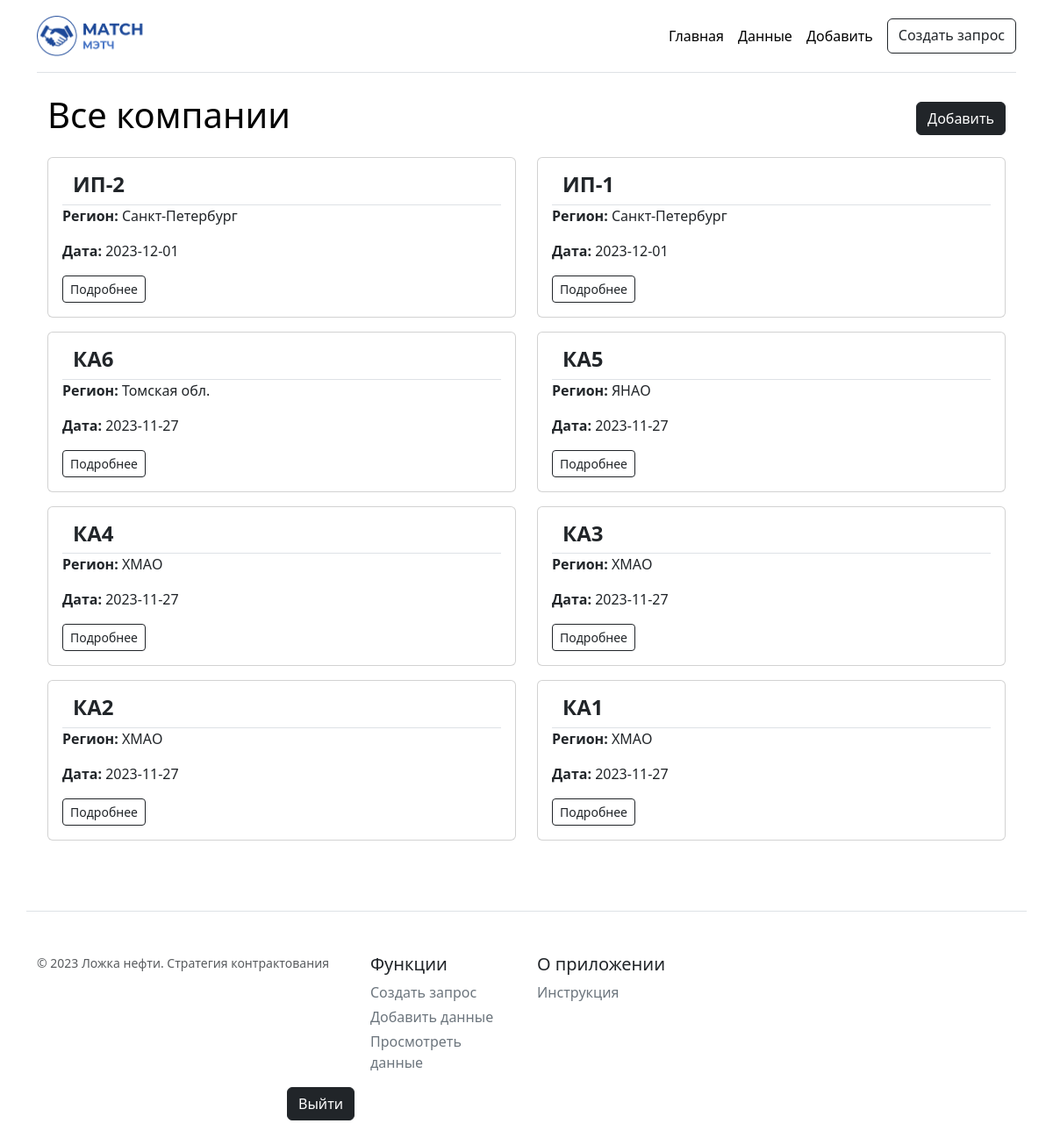
Screenshot of /data (signed in) with the database file from the repository.
### app.py (models this page shows, shortened)
class DataBase(db.Model):
    __tablename__ = 'companies'
    id = db.Column(db.Integer, primary_key=True) # уникальный id для компании
    name = db.Column(db.String(100), nullable=False) # название компании
    free_d_rig = db.Column(db.Integer, nullable=False) # количество свободных БУ
    region = db.Column(db.String(100), nullable=False) # домашний регион компании
    work_type = db.Column(db.String(100), nullable=False) # тип работ
    inn = db.Column(db.Integer, nullable=False) # ИНН компании
    date = db.Column(db.DateTime, default=datetime.utcnow) # дата добавления

### app.py (the view)
@app.route('/data') # Просмотр записей
@login_required
def posts():
    data = DataBase.query.order_by(DataBase.date.desc()).all()
    return render_template("data.html", data=data)

### app.py (called while the page is built)
@manager.user_loader
def load_user(user_id):
    return User.query.get(user_id)

@app.after_request
def redirect_to_signin(response):
    if response.status_code == 401:
        return redirect(url_for('login_page') + '?next=' + request.url)
    return response

### templates/data.html (shortened to what this page needs)
{% extends 'base.html' %}
{% block body %}
<div class="container">
    <div class="media d-flex mb-3">
        <div class="media-body2 text-left align-self-center">
            <h1>Все компании</h1>
        </div>
        <div class="align-self-center">
            <a class="btn btn-dark icon-user success font-large-2 float-right" href="/add-company">Добавить</a>
        </div>
    </div>
    <div class="row">
    {% if data|length > 0 %}
        {% for el in data %}
            <div class="col-6 mb-3">
              <div class="card ">
                <div class="card-body">
                    <div class="container border-bottom">
                        <h4><b>{{ el.name }}</b></h4>
                    </div>
                    <p><b>Регион: </b>{{ el.region }}</p>
                    <p><b>Дата:</b> {{ el.date.date() }}</p>
                    <div class="btn-group">
                        <a href="/data/{{ el.id }}" class="btn btn-sm btn-outline-dark">Подробнее</a>
                    </div>
                </div>
              </div>
            </div>
        {% endfor %}
    {% else %}
        <p>Данные отсутствуют</p>
    {% endif %}
    </div>
</div>
</div>
{% endblock %}

### templates/base.html (shortened to what this page needs)
<!doctype html>
<html lang="ru">
<head>
    <link rel="stylesheet" href="{{ url_for('static', filename='css/main.css') }}">
    <link href="https://cdn.jsdelivr.net/npm/bootstrap@5.3.2/dist/css/bootstrap.min.css" rel="stylesheet">
</head>
<body>
<div class="container py-3">
    <header>
        <div class="d-flex flex-column flex-md-row align-items-center pb-3 mb-4 border-bottom">
          <a href="/" class="d-flex align-items-center link-body-emphasis text-decoration-none">
              <img src= "{{url_for('static', filename='/Pictures/Logo_app.png')}}" width="133" height="50" class="me-2" viewBox="0 0 118 94" role="img">
          </a>
          <nav class="d-inline-flex mt-2 mt-md-0 ms-md-auto">
            <a class="me-3 py-2 link-body-emphasis text-decoration-none" href="/">Главная</a>
            <a class="me-3 py-2 link-body-emphasis text-decoration-none" href="/data">Данные</a>
            <a class="me-3 py-2 link-body-emphasis text-decoration-none" href="/add-company">Добавить</a>
            <a class="btn btn-outline-dark btn-rounded" href="/request">Создать запрос</a>
          </nav>
        </div>
    </header>
    {% block body %}{% endblock %}
    <footer class="container pt-4 my-md-5 pt-md-5 border-top  my-8 mt-3">
    <div class="row">
        <div class="col-md-4">
            <small class="d-block mb-3 text-body-secondary">© 2023 Ложка нефти. Стратегия контрактования</small>
        </div>
          <div class="col-md-2">
            <h5>Функции</h5>
            <ul class="list-unstyled text-small">
              <li class="mb-1"><a class="link-secondary text-decoration-none" href="/request">Создать запрос</a></li>
                <li class="mb-1"><a class="link-secondary text-decoration-none" href="/add-company">Добавить данные</a></li>
              <li class="mb-1"><a class="link-secondary text-decoration-none" href="/data">Просмотреть данные</a></li>
            </ul>
          </div>
          <div class="col-md-2">
            <h5>О приложении</h5>
            <ul class="list-unstyled text-small">
              <li class="mb-1"><a class="link-secondary text-decoration-none" href="/about">Инструкция</a></li>
            </ul>
          </div>
      <div class="col-md offset-md-3">
        <a class="btn btn-dark btn-rounded " href="/logout">Выйти</a>
      </div>
    </div>
  </footer>
</body>
</html>

### static/css/main.css (style rules this page uses)
.card-body { -ms-flex:1 1 auto; flex:1 1 auto; min-height:1px; padding:1.25rem; }
.media-body2 { -ms-flex:1; flex:1; color: rgb(0, 0, 0) }
.align-self-center { -ms-flex-item-align:center!important; align-self:center!important }

### rows the page displays
DataBase: name "ИП-2", region "Санкт-Петербург", date "2023-12-01"
DataBase: name "ИП-1", region "Санкт-Петербург", date "2023-12-01"
DataBase: name "КА6", region "Томская обл.", date "2023-11-27"
DataBase: name "КА5", region "ЯНАО", date "2023-11-27"
DataBase: name "КА4", region "ХМАО", date "2023-11-27"
DataBase: name "КА3", region "ХМАО", date "2023-11-27"
DataBase: name "КА2", region "ХМАО", date "2023-11-27"
DataBase: name "КА1", region "ХМАО", date "2023-11-27"
